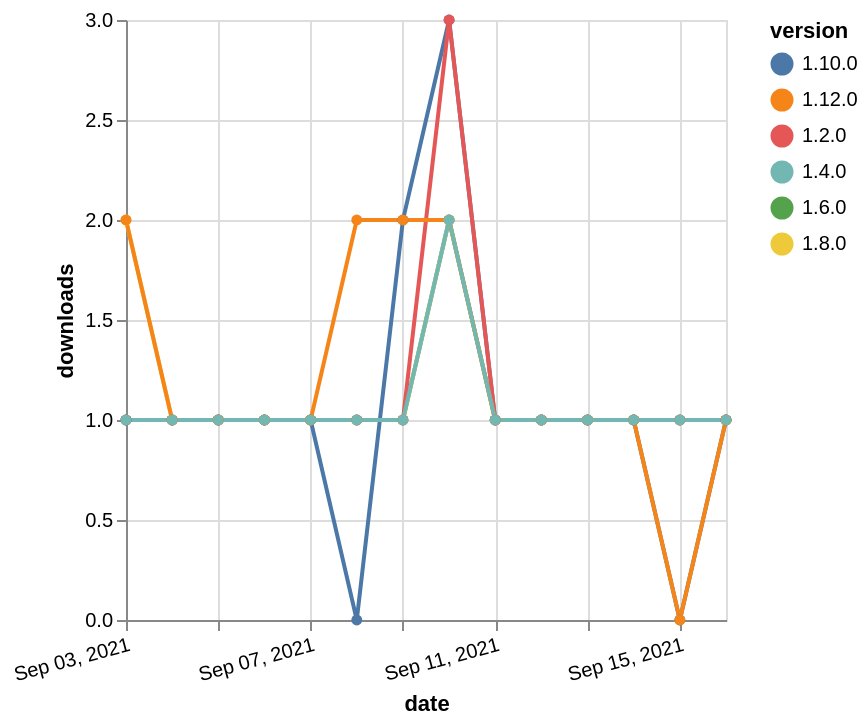

Write the Vega-Lite specification saved for this chart.
### Vega-Lite specification from a JSON file in a GitHub repository (floating-point values rounded to 4 significant figures)
{"$schema": "https://vega.github.io/schema/vega-lite/v5.json", "description": "A simple bar chart with embedded data.", "data": {"values": [{"date": "2021-09-03", "total": 185, "delta": 1, "version": "1.6.0"}, {"date": "2021-09-04", "total": 186, "delta": 1, "version": "1.6.0"}, {"date": "2021-09-05", "total": 187, "delta": 1, "version": "1.6.0"}, {"date": "2021-09-06", "total": 188, "delta": 1, "version": "1.6.0"}, {"date": "2021-09-07", "total": 189, "delta": 1, "version": "1.6.0"}, {"date": "2021-09-08", "total": 190, "delta": 1, "version": "1.6.0"}, {"date": "2021-09-09", "total": 191, "delta": 1, "version": "1.6.0"}, {"date": "2021-09-10", "total": 193, "delta": 2, "version": "1.6.0"}, {"date": "2021-09-11", "total": 194, "delta": 1, "version": "1.6.0"}, {"date": "2021-09-12", "total": 195, "delta": 1, "version": "1.6.0"}, {"date": "2021-09-13", "total": 196, "delta": 1, "version": "1.6.0"}, {"date": "2021-09-14", "total": 197, "delta": 1, "version": "1.6.0"}, {"date": "2021-09-15", "total": 198, "delta": 1, "version": "1.6.0"}, {"date": "2021-09-16", "total": 199, "delta": 1, "version": "1.6.0"}, {"date": "2021-09-03", "total": 162, "delta": 2, "version": "1.8.0"}, {"date": "2021-09-04", "total": 163, "delta": 1, "version": "1.8.0"}, {"date": "2021-09-05", "total": 164, "delta": 1, "version": "1.8.0"}, {"date": "2021-09-06", "total": 165, "delta": 1, "version": "1.8.0"}, {"date": "2021-09-07", "total": 166, "delta": 1, "version": "1.8.0"}, {"date": "2021-09-08", "total": 167, "delta": 1, "version": "1.8.0"}, {"date": "2021-09-09", "total": 168, "delta": 1, "version": "1.8.0"}, {"date": "2021-09-10", "total": 170, "delta": 2, "version": "1.8.0"}, {"date": "2021-09-11", "total": 171, "delta": 1, "version": "1.8.0"}, {"date": "2021-09-12", "total": 172, "delta": 1, "version": "1.8.0"}, {"date": "2021-09-13", "total": 173, "delta": 1, "version": "1.8.0"}, {"date": "2021-09-14", "total": 174, "delta": 1, "version": "1.8.0"}, {"date": "2021-09-15", "total": 175, "delta": 1, "version": "1.8.0"}, {"date": "2021-09-16", "total": 176, "delta": 1, "version": "1.8.0"}, {"date": "2021-09-03", "total": 183, "delta": 1, "version": "1.10.0"}, {"date": "2021-09-04", "total": 184, "delta": 1, "version": "1.10.0"}, {"date": "2021-09-05", "total": 185, "delta": 1, "version": "1.10.0"}, {"date": "2021-09-06", "total": 186, "delta": 1, "version": "1.10.0"}, {"date": "2021-09-07", "total": 187, "delta": 1, "version": "1.10.0"}, {"date": "2021-09-08", "total": 187, "delta": 0, "version": "1.10.0"}, {"date": "2021-09-09", "total": 189, "delta": 2, "version": "1.10.0"}, {"date": "2021-09-10", "total": 192, "delta": 3, "version": "1.10.0"}, {"date": "2021-09-11", "total": 193, "delta": 1, "version": "1.10.0"}, {"date": "2021-09-12", "total": 194, "delta": 1, "version": "1.10.0"}, {"date": "2021-09-13", "total": 195, "delta": 1, "version": "1.10.0"}, {"date": "2021-09-14", "total": 196, "delta": 1, "version": "1.10.0"}, {"date": "2021-09-15", "total": 196, "delta": 0, "version": "1.10.0"}, {"date": "2021-09-16", "total": 197, "delta": 1, "version": "1.10.0"}, {"date": "2021-09-03", "total": 380, "delta": 1, "version": "1.2.0"}, {"date": "2021-09-04", "total": 381, "delta": 1, "version": "1.2.0"}, {"date": "2021-09-05", "total": 382, "delta": 1, "version": "1.2.0"}, {"date": "2021-09-06", "total": 383, "delta": 1, "version": "1.2.0"}, {"date": "2021-09-07", "total": 384, "delta": 1, "version": "1.2.0"}, {"date": "2021-09-08", "total": 385, "delta": 1, "version": "1.2.0"}, {"date": "2021-09-09", "total": 386, "delta": 1, "version": "1.2.0"}, {"date": "2021-09-10", "total": 389, "delta": 3, "version": "1.2.0"}, {"date": "2021-09-11", "total": 390, "delta": 1, "version": "1.2.0"}, {"date": "2021-09-12", "total": 391, "delta": 1, "version": "1.2.0"}, {"date": "2021-09-13", "total": 392, "delta": 1, "version": "1.2.0"}, {"date": "2021-09-14", "total": 393, "delta": 1, "version": "1.2.0"}, {"date": "2021-09-15", "total": 394, "delta": 1, "version": "1.2.0"}, {"date": "2021-09-16", "total": 395, "delta": 1, "version": "1.2.0"}, {"date": "2021-09-03", "total": 125, "delta": 2, "version": "1.12.0"}, {"date": "2021-09-04", "total": 126, "delta": 1, "version": "1.12.0"}, {"date": "2021-09-05", "total": 127, "delta": 1, "version": "1.12.0"}, {"date": "2021-09-06", "total": 128, "delta": 1, "version": "1.12.0"}, {"date": "2021-09-07", "total": 129, "delta": 1, "version": "1.12.0"}, {"date": "2021-09-08", "total": 131, "delta": 2, "version": "1.12.0"}, {"date": "2021-09-09", "total": 133, "delta": 2, "version": "1.12.0"}, {"date": "2021-09-10", "total": 135, "delta": 2, "version": "1.12.0"}, {"date": "2021-09-11", "total": 136, "delta": 1, "version": "1.12.0"}, {"date": "2021-09-12", "total": 137, "delta": 1, "version": "1.12.0"}, {"date": "2021-09-13", "total": 138, "delta": 1, "version": "1.12.0"}, {"date": "2021-09-14", "total": 139, "delta": 1, "version": "1.12.0"}, {"date": "2021-09-15", "total": 139, "delta": 0, "version": "1.12.0"}, {"date": "2021-09-16", "total": 140, "delta": 1, "version": "1.12.0"}, {"date": "2021-09-03", "total": 191, "delta": 1, "version": "1.4.0"}, {"date": "2021-09-04", "total": 192, "delta": 1, "version": "1.4.0"}, {"date": "2021-09-05", "total": 193, "delta": 1, "version": "1.4.0"}, {"date": "2021-09-06", "total": 194, "delta": 1, "version": "1.4.0"}, {"date": "2021-09-07", "total": 195, "delta": 1, "version": "1.4.0"}, {"date": "2021-09-08", "total": 196, "delta": 1, "version": "1.4.0"}, {"date": "2021-09-09", "total": 197, "delta": 1, "version": "1.4.0"}, {"date": "2021-09-10", "total": 199, "delta": 2, "version": "1.4.0"}, {"date": "2021-09-11", "total": 200, "delta": 1, "version": "1.4.0"}, {"date": "2021-09-12", "total": 201, "delta": 1, "version": "1.4.0"}, {"date": "2021-09-13", "total": 202, "delta": 1, "version": "1.4.0"}, {"date": "2021-09-14", "total": 203, "delta": 1, "version": "1.4.0"}, {"date": "2021-09-15", "total": 204, "delta": 1, "version": "1.4.0"}, {"date": "2021-09-16", "total": 205, "delta": 1, "version": "1.4.0"}]}, "width": "container", "mark": {"type": "line", "point": {"filled": true}}, "encoding": {"x": {"field": "date", "type": "temporal", "timeUnit": "yearmonthdate", "title": "date", "axis": {"labelAngle": -15}}, "y": {"field": "delta", "type": "quantitative", "title": "downloads"}, "color": {"field": "version", "type": "nominal"}, "tooltip": {"field": "delta"}}}
